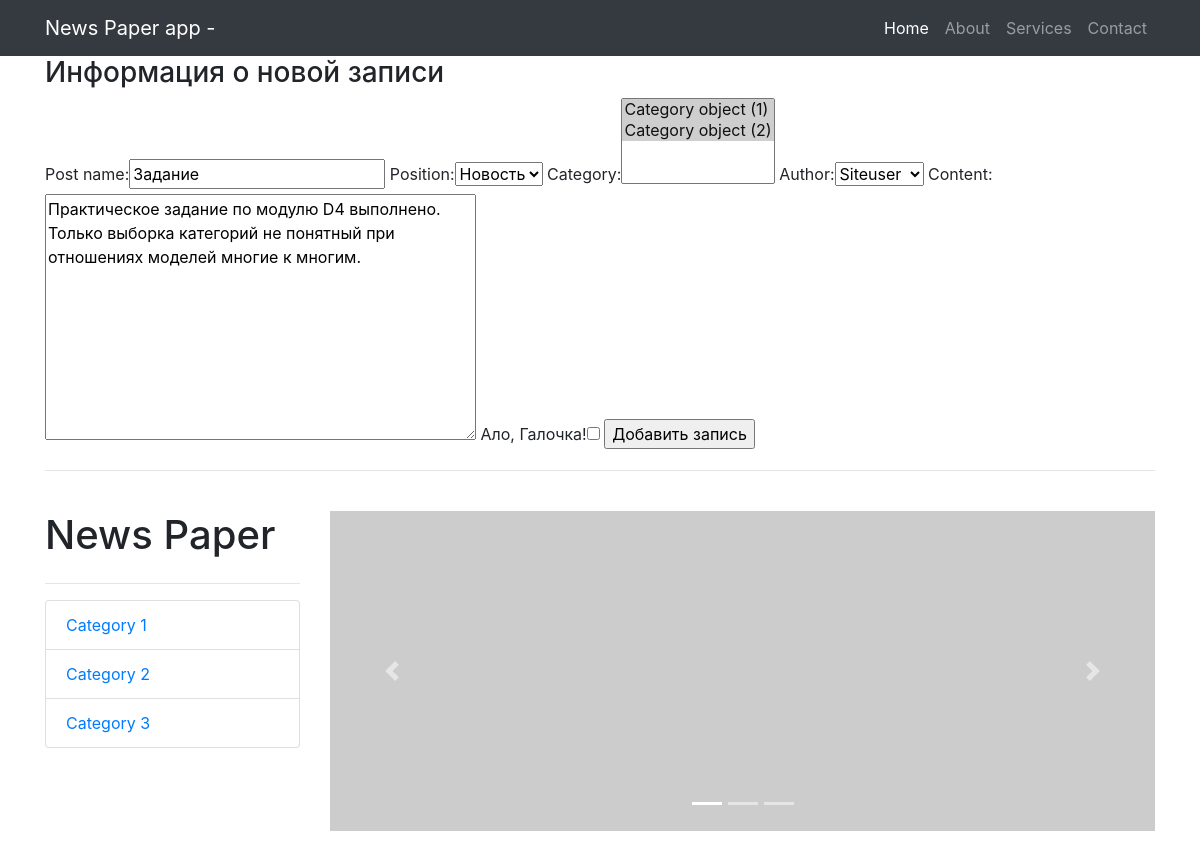
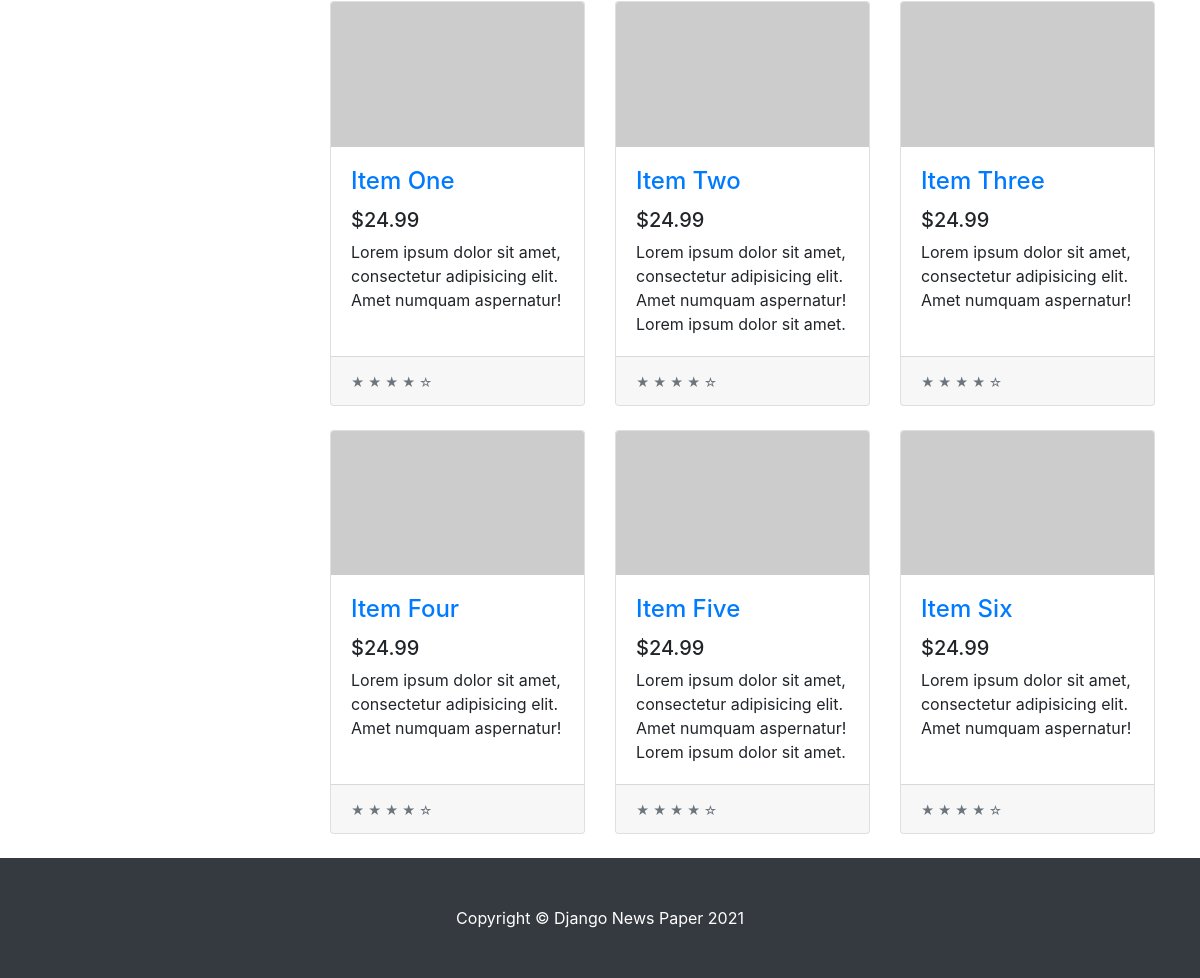
Screenshot of /news/4/update/ with the database file from the repository (2 pictures, top to bottom).
### news/models.py (models this page shows, shortened)
class Post(models.Model):
    state = 'ST'
    new = 'NE'
    POSITIONS = [
        (state, 'Статья'),
        (new, 'Новость')
    ]
    position = models.CharField(max_length=2,
                                choices=POSITIONS,
                                default=state)
    created = models.DateTimeField(auto_now_add=True)
    post_name = models.CharField(max_length=250)
    content = models.TextField()
    rating_post = models.IntegerField(default=0)
    author = models.ForeignKey(Author, on_delete=models.CASCADE)
    category = models.ManyToManyField(Category, through='PostCategory')

class Author(models.Model):
    author = models.CharField(max_length=200)
    rating_auth = models.IntegerField(default=0)
    user = models.OneToOneField(User, on_delete=models.CASCADE)
    def __str__(self):
        return self.author

### news/views.py (the view)
# urls.py: path('<int:pk>/update/', PostUpdateView.as_view(), name='post_update'),
class PostUpdateView(UpdateView):
    template_name = 'post_create.html'
    form_class = PostForm
    success_url = '/news/'
    def get_object(self, **kwargs):
        id = self.kwargs.get('pk')
        return Post.objects.get(pk=id)

### news/forms.py
class PostForm(ModelForm):
    check_box = BooleanField(label='Ало, Галочка!')  # добавляем галочку, или же true-false поле
    class Meta:
        model = Post
        fields = ['post_name', 'position', 'category', 'author', 'content', 'check_box']

### templates/post_create.html (shortened to what this page needs)
{% extends 'flatpages/default.html' %}
{% block content %}
    <h3>Информация о новой записи</h3>
    <form method="POST">
        {{ form }}
        <input type="submit" value="Добавить запись">
    </form>
{% endblock content %}

### rows the page displays
Post: post_name "Задание", position "Новость", content "Практическое задание по модулю D4 выполнено. Только выборка категорий не понятный при отношениях моделей многие к многим."
Author: author "Siteuser"
